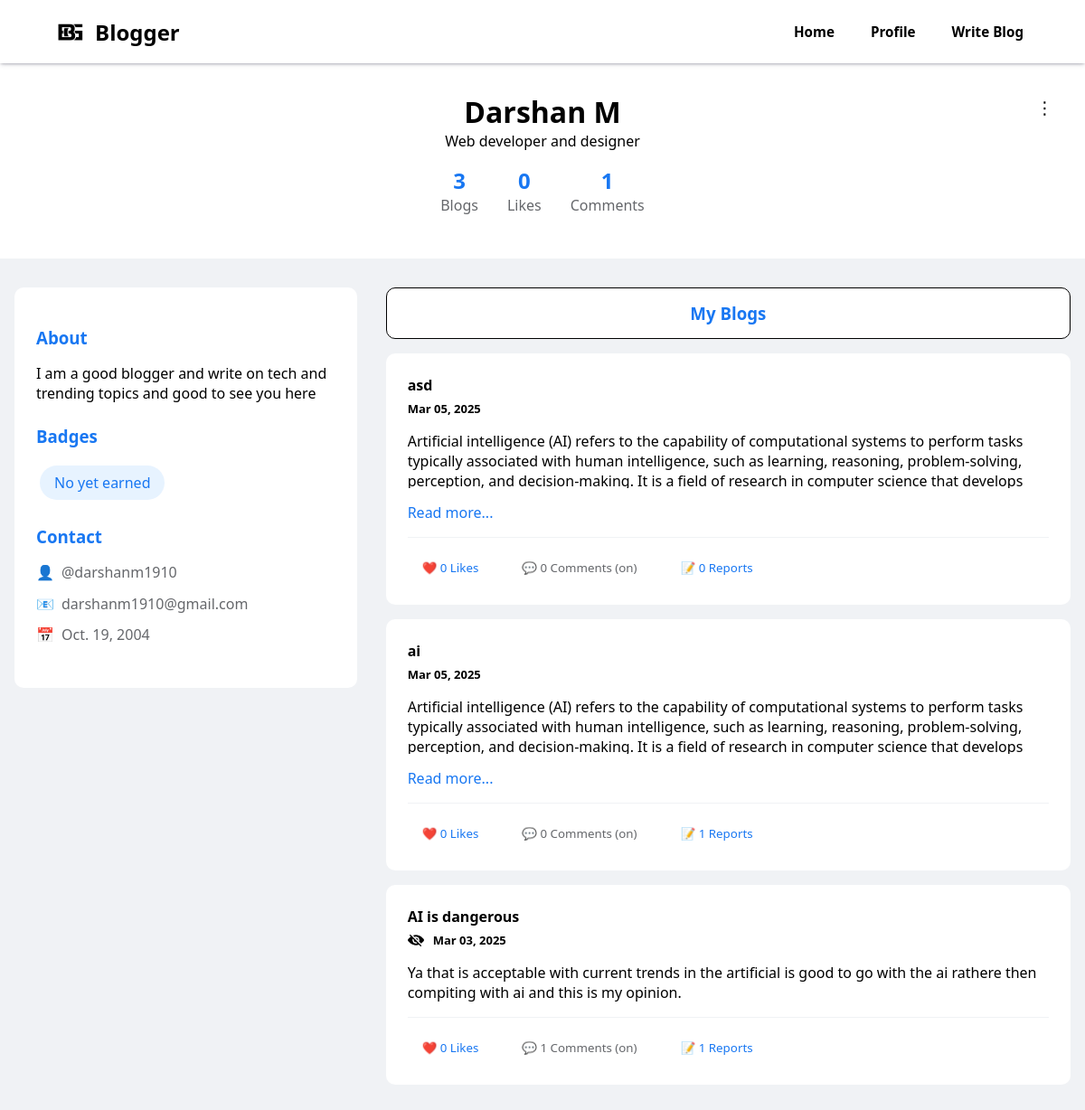
The page /darshanm1910/ (signed in) on the database its author committed.
### home/models.py (models this page shows, shortened)
class Details(models.Model):
    user_name=models.CharField(max_length=100)
    dob=models.DateField(default='2000-01-01')
    role=models.CharField(max_length=100,default='Set your role')
    about=models.TextField(max_length=1000,default='Tell me about yourself...')
    badges=models.JSONField(default=list)
    saved=models.JSONField(default=list)
    public=models.BooleanField(default=True)

class Blogs(models.Model):
    user_name=models.CharField(max_length=100)
    title=models.CharField(max_length=100,default='Blog')
    content =models.TextField(max_length=10000)
    date =models.DateField()
    ananymous=models.BooleanField(default=False)
    likes=models.IntegerField(default=0)
    blockcomments=models.BooleanField(default=False)
    reported=models.IntegerField(default=0)

### home/views.py (the view)
# urls.py: path("<user_name>/",views.getProfile,name="Get Profile"),
def getProfile(request,user_name):
    if isinstance(request.user, AnonymousUser):
        return redirect(login_user)
    if user_name == request.user.username:
        return redirect(profile)
    if User.objects.filter(username=user_name).exists():
        user=User.objects.get(username=user_name)
        data=Blogs.objects.filter(user_name=user_name).values().order_by('-id')
        total_likes = data.aggregate(Sum('likes'))['likes__sum']
        serializer=BlogSerializer(data,many=True)
        d=serializer.data
        total_comments=0
        for blog in d:
            blog['date'] = datetime.strptime(blog['date'], '%Y-%m-%d').strftime('%b %d, %Y')
            blog['comments'] = Comments.objects.filter(blog_id=blog['id']).order_by('-id')
            blog['no_of_comments'] = len(blog['comments'])
            total_comments+=blog['no_of_comments']
        details=Details.objects.filter(user_name=user).first()
        if not details.public:
            return HttpResponse('User has blocked public access to their profile!')
        return render(request,'profile.html',{'blogs': d,'total_likes':total_likes,'total_comments':total_comments, 'details':details,'user':user})
    return HttpResponse('User not found!')

### templates/profile.html (shortened to what this page needs)
{% extends "base.html" %} {% block title %} Profile {% endblock title %}
{% block css %}
<link rel="stylesheet" href="/static/profile.css" />
{% endblock css %}
{% block body %}
<body>
  <div class="profile-header">
    <div class="post-menu" style="position: absolute; top: 30px; right: 30px;">
      <button class="post-menu-btn" aria-label="Post options">⋮</button>
    </div>
    <h1 style="margin: 0;padding:0">{{request.user.get_full_name}}</h1>
    <p style="margin: 0;padding:0">{{details.role}}</p>
    <div class="profile-stats">
      <div class="stat">
        <div class="stat-number">{{ blogs|length }}</div>
        <div class="stat-label">Blogs</div>
      </div>
      <div class="stat">
        <div class="stat-number">{{total_likes|default:0}}</div>
        <div class="stat-label">Likes</div>
      </div>
      <div class="stat">
        <div class="stat-number">{{total_comments|default:0}}</div>
        <div class="stat-label">Comments</div>
      </div>
    </div>
  </div>
  <div class="main-container">
    <aside class="sidebar">
      <div class="info-section">
        <h3>About</h3>
        <p>{{details.about}}</p>
      </div>
      <div class="info-section">
        <h3>Badges</h3>
        <div>
          <span class="badge">No yet earned</span>
        </div>
      </div>
      <div class="info-section">
        <h3>Contact</h3>
        {% if request.user == user %}
        <div class="info-item">
          <span>👤</span>
          <span>@{{request.user}}</span>
        </div>
        <div class="info-item">
          <span>📧</span>
          <span>{{request.user.email}}</span>
        </div>
        {% else %}
        <div class="info-item">
          <span>👤</span>
          <span>@{{user.username}}</span>
        </div>
        <div class="info-item">
          <span>📧</span>
          <span>{{user.email}}</span>
        </div>
        {% endif %}
        <div class="info-item">
          <span>📅</span>
          <span>{{details.dob}}</span>
        </div>
      </div>
    </aside>
    <main>
      <div id="blog-menu">
        <div id="myblogshead" class="post-card blog-menu-item" onclick="showMyBlogs()" style="border: 1px solid black;">
          <h3 style="text-align: center; color:#1877f2; margin:0">My Blogs</h3>
        </div>
      </div>
      <div id="myblogs" style="display: block;">
        {% for blog in blogs %}
        <div class="post-card">
          <div class="post-header">
            <div class="post-meta">
              <strong id="blog-title{{blog.id}}">{{blog.title}}</strong>
              <div style="display: flex;gap: 10px;margin-top: 6px;">
                {% if blog.ananymous %}
                <img src="\static\hidden.png" width="18" alt="" srcset="">
                {% endif %}
                <span style="font-size: 13px;font-weight: 600;">{{ blog.date }}</span>
              </div>
            </div>
          </div>
          {% if blog.content|length > 303 %}
          <p class="post-content post-content{{blog.id}}" id="blog-content{{blog.id}}">{{blog.content|linebreaksbr}}</p>
          <a class="readmore readmore{{blog.id}}" onclick="readmore('{{blog.id}}')">Read more...</a>
          {% else %}
          <p class="post-content post-content{{blog.id}}" id="blog-content{{blog.id}}" style="height: auto;">
            {{blog.content|linebreaksbr}}</p>
          {% endif %}
          <div class="post-actions">
            <button class="action-btn like-btn">❤️ {{blog.likes}} Likes</button>
            <button class="action-btn comment-toggle" onclick="showComments('{{blog.id}}')">💬 {{ blog.no_of_comments }}
              Comments
              {% if blog.blockcomments %}
              (off)
              {% else %}
              (on)
              {% endif %}
            </button>
            <button class="action-btn like-btn">📝 {{blog.reported}} Reports</button>
          </div>
        </div>
        {% endfor %}
      </div>
    </main>
  </div>
</body>
{% endblock body %}

### static/nav.css (style rules this page uses)
* { box-sizing: border-box; font-family: "Segoe UI", Tahoma, Geneva, Verdana, sans-serif; }
body { padding: 0; margin: 0; font-family: "Poppins", sans-serif; }

### static/profile.css (style rules this page uses)
body { background-color: #f0f2f5; }
.profile-header { background: white; padding: 2rem; text-align: center; position: relative; }
.profile-stats { display: flex; justify-content: center; gap: 2rem; margin: 1rem 0; }
.stat { text-align: center; }
.stat-number { font-size: 1.5rem; font-weight: bold; color: #1877f2; }
.stat-label { color: #65676b; }
.main-container { max-width: 1200px; margin: 2rem auto; padding: 0 1rem; display: grid; grid-template-columns: 1fr 2fr; gap: 2rem; }
.sidebar { background: white; padding: 1.5rem; border-radius: 10px; height: fit-content; position: sticky; top: 100px; }
.info-section { margin-bottom: 1.5rem; }
.info-section h3 { margin-bottom: 1rem; color: #1877f2; }
.info-item { display: flex; align-items: center; gap: 0.5rem; margin-bottom: 0.8rem; color: #65676b; }
.badge { display: inline-block; padding: 0.5rem 1rem; background: #e7f3ff; color: #1877f2; border-radius: 20px; margin: 0.25rem; }
.post-card { background: white; border-radius: 10px; padding: 1.5rem; margin-bottom: 1rem; }
.post-header { display: flex; align-items: center; gap: 1rem; margin-bottom: 1rem; }
.post-meta { flex-grow: 1; }
.post-actions { display: flex; gap: 1rem; margin-top: 1rem; padding-top: 1rem; border-top: 1px solid #f0f2f5; }
.action-btn { padding: 0.5rem 1rem; border: none; background: none; color: #65676b; cursor: pointer; display: flex; align-items: center; gap: 0.5rem; }
.like-btn { color: #1877f2; }
.post-menu { position: relative; }
.post-menu-btn { background: none; border: none; cursor: pointer; padding: 5px; font-size: 1.2rem; }
.post-content { height: 63px; overflow: hidden; }
.readmore { cursor: pointer; color: #1877f2; }
:root { --primary-color: #2563eb; --primary-hover: #1d4ed8; --background-color: #f3f4f6; --card-background: #ffffff; --text-color: #1f2937; --border-color: #e5e7eb; --focus-ring: #93c5fd; }
#blog-menu { display: flex; gap: 1rem; }
.blog-menu-item { padding: 15px 0px; width: -webkit-fill-available; cursor: pointer; }

### rows shown on the page
Details: role "Web developer and designer", about "I am a good blogger and write on tech and trending topics and good to see you here", dob "Oct. 19, 2004"
Blogs: title "asd", content "Artificial intelligence (AI) refers to the capability of computational systems to perform tasks typically associated with human intelligence, such as learning, reasoning, problem-solving, perception, and decision-making. It is a field of research in computer science that develops…"
Blogs: title "ai", content "Artificial intelligence (AI) refers to the capability of computational systems to perform tasks typically associated with human intelligence, such as learning, reasoning, problem-solving, perception, and decision-making. It is a field of research in computer science that develops…"
Blogs: title "AI is dangerous", content "Ya that is acceptable with current trends in the artificial is good to go with the ai rathere then compiting with ai and this is my opinion."

### other values the page prints
{{ request.user.get_full_name }} "Darshan M"
{{ blogs|length }} "3"
{{ total_likes|default:0 }} "0"
{{ total_comments|default:0 }} "1"
{{ user.username }} "darshanm1910"
{{ user.email }} "darshanm1910@gmail.com"
{{ blog.date }} "Mar 05, 2025" "Mar 05, 2025" "Mar 03, 2025"
{{ blog.likes }} "0" "0" "0"
{{ blog.no_of_comments }} "0" "0" "1"
{{ blog.reported }} "0" "1" "1"
